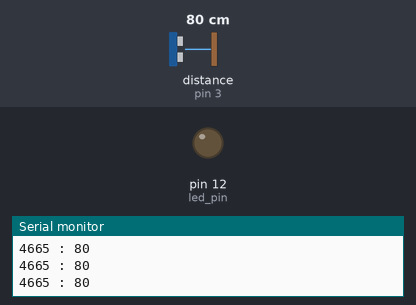
Recording of a sketch running on a simulated Arduino Uno, built with avr-gcc and run on an emulated ATmega328P. Shown: output pins drawn as LEDs (lit = HIGH), the last lines printed to the serial monitor. Wiring (inferred from the names in the program): ultrasonic range finder: trigger pin 4; echo pin 3. The test bench sets the inputs (shaded band); at power-on: distance to the obstacle (sensor on pin 3) 80 cm. The echo pulse lasts 58.3 µs per cm; pins used as bus, display or sensor lines are not drawn.

Above: at 1.2 s.
1.3 s: distance to the obstacle (sensor on pin 3) set to 125 cm
2.8 s: distance to the obstacle (sensor on pin 3) set to 130 cm
At 4.1 s:
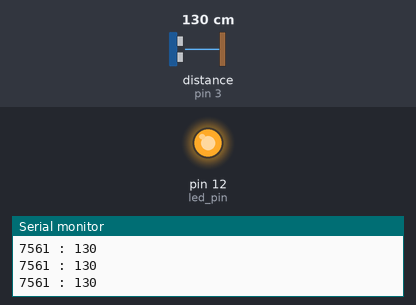
4.4 s: distance to the obstacle (sensor on pin 3) set to 2 cm
At 5.3 s:
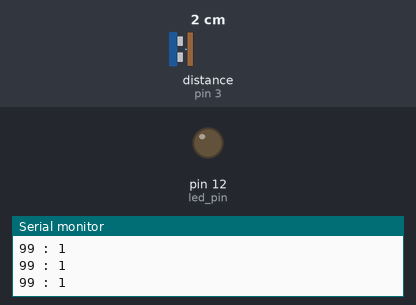
6.0 s: distance to the obstacle (sensor on pin 3) set to 250 cm
At 7.3 s:
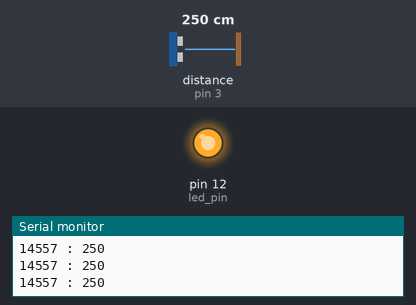
Timing chart, 0 to 8.6 s (numbered marks = the images above; inputs shaded):
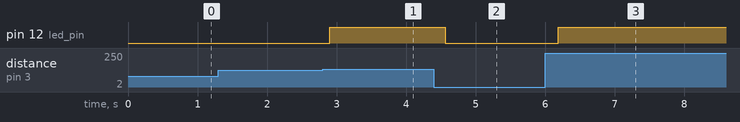

Measured:
- the behaviour switches between 127 and 128 cm on distance to the obstacle (sensor on pin 3) (found by bisection; images 0 and 1)
- after the input at 2.8 s, pin 12 (led_pin): LOW → HIGH after 0.10 s
- after the input at 4.4 s, pin 12 (led_pin): HIGH → LOW after 0.17 s
- after the input at 6.0 s, pin 12 (led_pin): LOW → HIGH after 0.19 s

The sketch:

distance_adjusting_led_brightness.ino
```cpp
const int trig_pin=4;
const int echo_pin=3;
long value=0;
int cm=0;
const int led_pin=12;
void setup()
{
  Serial.begin(9600);
  pinMode(trig_pin,OUTPUT);
  pinMode(led_pin,OUTPUT);
  pinMode(echo_pin,INPUT);
  digitalWrite(trig_pin,LOW);
}

void loop()
{
  digitalWrite(trig_pin,HIGH);
  delayMicroseconds(10);
  digitalWrite(trig_pin,LOW);
  value = pulseIn(echo_pin,HIGH);
  cm = value/58;
  analogWrite(led_pin,cm);
  Serial.print(value);
  Serial.print(" : ");
  Serial.print(cm);
  Serial.println();
  delay(200);
}
```
